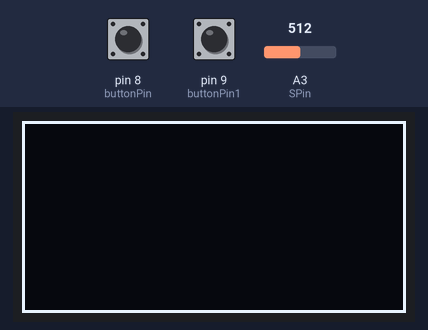
A sketch run on a simulated Arduino Uno, built with avr-gcc and run on an emulated ATmega328P. On the bench: 128×64 one-colour display. The inputs (shaded band) are chosen by the test bench; at power-on: A3 (SPin) = 512, pin 8 (buttonPin) LOW, pin 9 (buttonPin1) LOW. The display library's start-up logo is not drawn; what the sketch prints to the serial monitor is not drawn.

Above: at 2.2 s.
At 2.7 s:
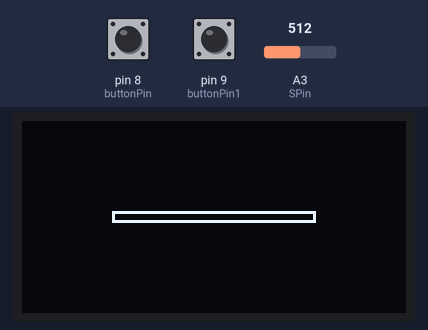
At 4.8 s:
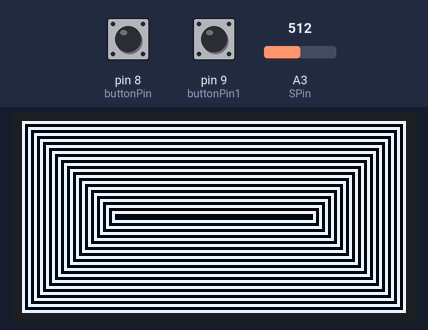
4.9 s: A3 (SPin) set to 1023
Timing chart, 0 to 7.9 s (numbered marks = the images above; inputs shaded):
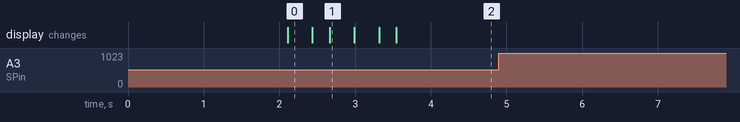

The sketch:

kevin_oled_snd_level.ino
```cpp
/**************************************************************************
 Vanier kevin 27/04/2020
 pin I2C > A4 A5
 addresse du bus I2C 0x3C

 **************************************************************************/

#include <SPI.h>
#include <Wire.h>
#include <Adafruit_GFX.h>
#include <Adafruit_SSD1306.h>

#define SCREEN_WIDTH 128
#define SCREEN_HEIGHT 64 //

// Declaration for an SSD1306 display connected to I2C (SDA, SCL pins)
#define OLED_RESET     -1 // Reset pin # (or -1 if sharing Arduino reset pin)
Adafruit_SSD1306 display(SCREEN_WIDTH, SCREEN_HEIGHT, &Wire, OLED_RESET);

#define LOGO_HEIGHT   16
#define LOGO_WIDTH    16
static const unsigned char PROGMEM logo_bmp[] =
{ B00000000, B11000000,
  B00000001, B11000000,
  B00000001, B11000000,
  B00000011, B11100000,
  B11110011, B11100000,
  B11111110, B11111000,
  B01111110, B11111111,
  B00110011, B10011111,
  B00011111, B11111100,
  B00001101, B01110000,
  B00011011, B10100000,
  B00111111, B11100000,
  B00111111, B11110000,
  B01111100, B11110000,
  B01110000, B01110000,
  B00000000, B00110000 };

int intX=00;
int intY=00;
int intZ=00;
int int_sound=00;
const int buttonPin = 8;
const int buttonPin1 = 9;
const int SPin = A3;
const int xPin = A2;
const int yPin = A1;
const int zPin = A0;

int buttonState = 1;
int buttonState1 = 1;

void setup() {
  Serial.begin(9600);


  if(!display.begin(SSD1306_SWITCHCAPVCC, 0x3C)) { // Address 0x3D pour certains 128x64
    Serial.println(F("SSD1306 allocation failed"));
    for(;;);
                                                  }


  pinMode(buttonPin, INPUT);
  pinMode(buttonPin1, INPUT);

  display.display();
  delay(1000);
  // Clear the buffer
  display.clearDisplay();
  display.display();
  delay(1000);
  display.clearDisplay();

  for(int16_t i=0; i<display.height()/2; i+=2) {
    display.drawRect(i, i, display.width()-2*i, display.height()-2*i, SSD1306_WHITE);
    display.display(); // Update screen with each newly-drawn rectangle
     display.clearDisplay();
    delay(10);
  }

  delay(300);
   for(int16_t i=0; i<display.height()/2; i+=2) {
    display.drawRect(i, i, display.width()-2*i, display.height()-2*i, SSD1306_WHITE);
    display.display(); // Update screen with each newly-drawn rectangle
    delay(10);
  }

  delay(100);
}


void loop() {
display.clearDisplay();
buttonState =digitalRead(9);
buttonState1 = digitalRead(8);
int int_sound=analogRead(SPin);

Serial.print("buttonState   ");
Serial.println(buttonState);
Serial.print("buttonState1  ");
Serial.println(buttonState1);

 display.setTextSize(2);
  display.setCursor(0, 45);
  display.setTextColor(SSD1306_WHITE);
  display.print("sound ");
  display.println(int_sound);


 delay(100);
}
```

Measured:
- after the input at 4.9 s, every drawn part: stays the same
